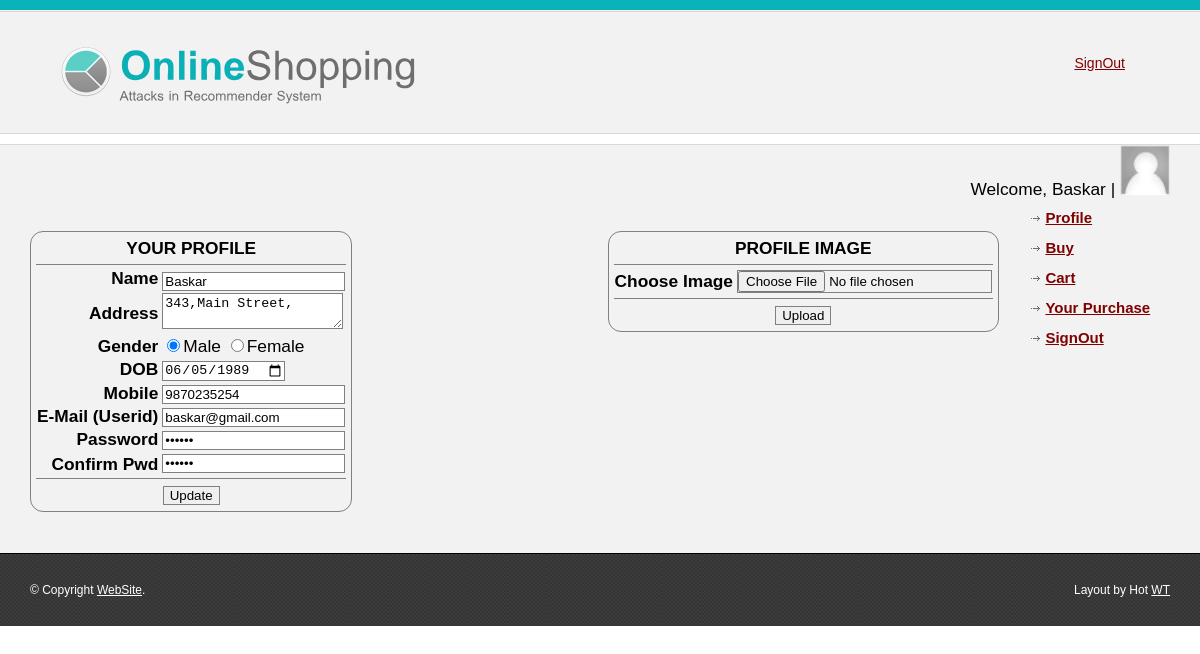
The app's page /userhome.php (signed in) with its own data.
### tables this page shows
CREATE TABLE IF NOT EXISTS `newuser` (
  `uname` varchar(100) NOT NULL,
  `addr` varchar(100) NOT NULL,
  `gender` varchar(10) NOT NULL,
  `dob` date NOT NULL,
  `mobile` varchar(15) NOT NULL,
  `userid` varchar(100) NOT NULL,
  `pwd` varchar(50) NOT NULL,
  `uphoto` varchar(500) NOT NULL,
  `ftype` varchar(200) NOT NULL,
  `rtime` varchar(50) NOT NULL,
  PRIMARY KEY (`userid`)
);

### userhome.php (the view, shortened to what this page needs)
<?php
include './userheader.php';
if(!isset($_POST['submit1']) && !isset($_POST['submit2'])) {
    $result = mysqli_query($link, "select * from newuser where userid='$_SESSION[userid]'");
    $row = mysqli_fetch_row($result);
?>
<br>
<form name="f" action="userhome.php" method="post" onsubmit="return check_regn()" style="float:left;">
    <table class="login">
        <thead>
            <tr>
                <th colspan="2">YOUR PROFILE</th>
            </tr>
        </thead>
        <tbody>
            <tr>
                <th>Name</th>
                <td><input type="text" name="uname" value="<?php echo $row[0]?>" autofocus required></td>
            </tr>
            <tr>
                <th>Address</th>
                <td><textarea name="addr" required><?php echo $row[1]?></textarea></td>
            </tr>
            <tr>
                <th>Gender</th>
                <td><input type="radio" name="gender" value="Male" checked>Male&nbsp;<input type="radio" name="gender" value="Female">Female</td>
            </tr>
            <tr>
                <th>DOB</th>
                <td><input type="date" name="dob" required value="<?php echo $row[3]?>"></td>
            </tr>
            <tr>
                <th>Mobile</th>
                <td><input type="text" name="mobile" value="<?php echo $row[4]?>" maxlength="10" required></td>
            </tr>
            <tr>
                <th>E-Mail (Userid)</th>
                <td><input type="text" name="email" value="<?php echo $row[5]?>" required readonly></td>
            </tr>
            <tr>
                <th>Password</th>
                <td><input type="password" name="pwd" value="<?php echo $row[6]?>" required></td>
            </tr>
            <tr>
                <th>Confirm Pwd</th>
                <td><input type="password" name="cpwd" value="<?php echo $row[6]?>" required></td>
            </tr>
        </tbody>
        <tfoot>
            <tr>
                <td colspan="2" class="center">
                    <input type="submit" name="submit1" value="Update">
                </td>
            </tr>
        </tfoot>
    </table>
    <Br><br>
</form>
<form name="f" action="userhome.php" method="post" enctype="multipart/form-data" style="float:right;">
    <table class="login">
        <thead>
            <tr>
                <th colspan="2">PROFILE IMAGE</th>
            </tr>
        </thead>
        <tbody>
            <tr>
                <th>Choose Image</th>
                <td><input type="file" name="ff" accept="image/*" required></td>
            </tr>
        </tbody>
        <tfoot>
            <tr>
                <td colspan="2" class="center">
                    <input type="submit" name="submit2" value="Upload">
                </td>
            </tr>
        </tfoot>
    </table>
    <Br><br>
</form>
<?php
} else if(isset($_POST['submit1'])) {
    extract($_POST);
    mysqli_query($link, "update newuser set uname='$uname',addr='$addr',gender='$gender',dob='$dob',mobile='$mobile',pwd='$pwd' where userid='$email'") or die(mysqli_error($link));
    echo "<div class='center'>UserId Modified Successfully...!<br><a href='userhome.php'>Refresh</a></div>";
} else if(isset($_POST['submit2'])) {
    if(is_uploaded_file($_FILES['ff']['tmp_name'])) {
        $fname = "ups/".time().$_FILES['ff']['name'];
        $ftype = $_FILES['ff']['type'];
        move_uploaded_file($_FILES['ff']['tmp_name'], $fname);
        mysqli_query($link, "update newuser set uphoto='$fname',ftype='$ftype' where userid='$_SESSION[userid]'");
        echo "<div class='center'>Profile Image Changed...!</div>";
    } else {
        echo "<div class='center'>Photo Not Uploaded...!</div>";
    }
    echo "<div class='center'><a href='userhome.php'>Refresh</a></div>";
}
include './userfooter.php';
?>

### style.css (style rules this page uses)
body { margin:0; padding:0; width:100%; background:top center; font:normal 13pt/1.2em Arial, Helvetica, sans-serif; }
html { padding:0; margin:0; }
.center { text-align: center; }
table.login { margin:auto; border:solid thin gray; padding:5px; border-spacing: 0; border-radius: 0.75em; }
table.login thead tr:last-child th { border-bottom: solid thin gray; padding-bottom: 5px; }
table.login tbody tr th { text-align: right; padding-right: 2px; }
table.login tbody tr td { padding-left: 2px; }
table.login tbody tr:first-child td { padding-top: 5px; }
table.login tbody tr:last-child td { padding-bottom: 5px; }
table.login tfoot tr:first-child td { border-top: solid thin gray; padding-top: 5px; }
input,select, textarea { border:solid thin gray; }

### records on screen
newuser: uname "Baskar", addr "343,Main Street,", dob "06/05/1989", mobile "9870235254", email "baskar@gmail.com"

### other values on screen
$_SESSION['uname'] "Baskar"
